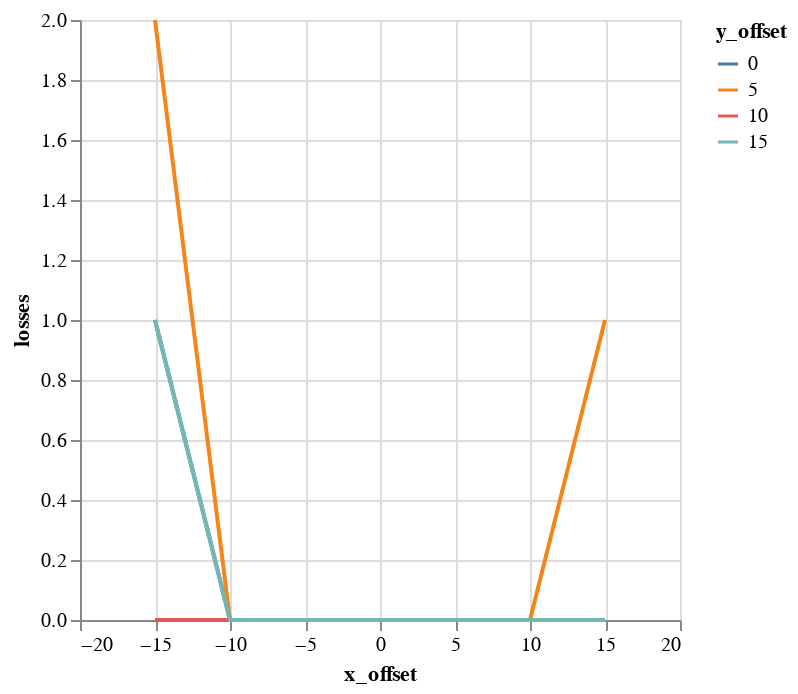

Source (notebook cell):
### Code cell
alt.Chart(emit_df).mark_line().encode(
    color='y_offset:N',
    x='x_offset',
    y='losses',
)

### Figure 1 — Vega-Lite specification as saved in the notebook (floating-point values rounded to 4 significant figures)
{"$schema": "https://vega.github.io/schema/vega-lite/v1.2.1.json", "data": {"values": [{"losses": 1, "relbeta": 0.002308, "sourceID": 16777222, "sourceName": "x_-15_y_0", "x_emittance": 1.753, "x_emittance_rel": 1.081, "x_norm_emittance": 0.004047, "x_offset": -15, "y_emittance": 1.657, "y_emittance_rel": 1.054, "y_norm_emittance": 0.003825, "y_offset": 0}, {"losses": 2, "relbeta": 0.002308, "sourceID": 16777229, "sourceName": "x_-15_y_5", "x_emittance": 1.858, "x_emittance_rel": 1.166, "x_norm_emittance": 0.004288, "x_offset": -15, "y_emittance": 1.713, "y_emittance_rel": 1.075, "y_norm_emittance": 0.003955, "y_offset": 5}, {"losses": 0, "relbeta": 0.002308, "sourceID": 16777236, "sourceName": "x_-15_y_10", "x_emittance": 2.364, "x_emittance_rel": 1.462, "x_norm_emittance": 0.005458, "x_offset": -15, "y_emittance": 1.987, "y_emittance_rel": 1.244, "y_norm_emittance": 0.004586, "y_offset": 10}, {"losses": 1, "relbeta": 0.002308, "sourceID": 16777243, "sourceName": "x_-15_y_15", "x_emittance": 2.878, "x_emittance_rel": 1.722, "x_norm_emittance": 0.006644, "x_offset": -15, "y_emittance": 2.704, "y_emittance_rel": 1.627, "y_norm_emittance": 0.006243, "y_offset": 15}, {"losses": 0, "relbeta": 0.002308, "sourceID": 16777220, "sourceName": "x_-10_y_0", "x_emittance": 1.606, "x_emittance_rel": 1.009, "x_norm_emittance": 0.003708, "x_offset": -10, "y_emittance": 1.617, "y_emittance_rel": 1.042, "y_norm_emittance": 0.003733, "y_offset": 0}, {"losses": 0, "relbeta": 0.002308, "sourceID": 16777227, "sourceName": "x_-10_y_5", "x_emittance": 1.732, "x_emittance_rel": 1.074, "x_norm_emittance": 0.003999, "x_offset": -10, "y_emittance": 1.752, "y_emittance_rel": 1.109, "y_norm_emittance": 0.004044, "y_offset": 5}, {"losses": 0, "relbeta": 0.002308, "sourceID": 16777234, "sourceName": "x_-10_y_10", "x_emittance": 2.072, "x_emittance_rel": 1.393, "x_norm_emittance": 0.004782, "x_offset": -10, "y_emittance": 2.265, "y_emittance_rel": 1.36, "y_norm_emittance": 0.005229, "y_offset": 10}, {"losses": 0, "relbeta": 0.002308, "sourceID": 16777241, "sourceName": "x_-10_y_15", "x_emittance": 2.649, "x_emittance_rel": 1.827, "x_norm_emittance": 0.006115, "x_offset": -10, "y_emittance": 2.561, "y_emittance_rel": 1.567, "y_norm_emittance": 0.005912, "y_offset": 15}, {"losses": 0, "relbeta": 0.002308, "sourceID": 16777218, "sourceName": "x_-5_y_0", "x_emittance": 1.778, "x_emittance_rel": 1.061, "x_norm_emittance": 0.004105, "x_offset": -5, "y_emittance": 1.851, "y_emittance_rel": 1.078, "y_norm_emittance": 0.004273, "y_offset": 0}, {"losses": 0, "relbeta": 0.002308, "sourceID": 16777225, "sourceName": "x_-5_y_5", "x_emittance": 2.086, "x_emittance_rel": 1.369, "x_norm_emittance": 0.004816, "x_offset": -5, "y_emittance": 2.159, "y_emittance_rel": 1.328, "y_norm_emittance": 0.004985, "y_offset": 5}, {"losses": 0, "relbeta": 0.002308, "sourceID": 16777232, "sourceName": "x_-5_y_10", "x_emittance": 2.964, "x_emittance_rel": 1.961, "x_norm_emittance": 0.006842, "x_offset": -5, "y_emittance": 3.064, "y_emittance_rel": 1.983, "y_norm_emittance": 0.007074, "y_offset": 10}, {"losses": 0, "relbeta": 0.002308, "sourceID": 16777239, "sourceName": "x_-5_y_15", "x_emittance": 4.954, "x_emittance_rel": 2.928, "x_norm_emittance": 0.01144, "x_offset": -5, "y_emittance": 4.62, "y_emittance_rel": 3.07, "y_norm_emittance": 0.01066, "y_offset": 15}, {"losses": 0, "relbeta": 0.002308, "sourceID": 16777216, "sourceName": "x_0_y_0", "x_emittance": 1.703, "x_emittance_rel": 1.106, "x_norm_emittance": 0.003931, "x_offset": 0, "y_emittance": 1.71, "y_emittance_rel": 1.113, "y_norm_emittance": 0.003946, "y_offset": 0}, {"losses": 0, "relbeta": 0.002308, "sourceID": 16777223, "sourceName": "x_0_y_5", "x_emittance": 2.34, "x_emittance_rel": 1.519, "x_norm_emittance": 0.005403, "x_offset": 0, "y_emittance": 2.426, "y_emittance_rel": 1.581, "y_norm_emittance": 0.005601, "y_offset": 5}, {"losses": 0, "relbeta": 0.002308, "sourceID": 16777230, "sourceName": "x_0_y_10", "x_emittance": 3.589, "x_emittance_rel": 2.558, "x_norm_emittance": 0.008285, "x_offset": 0, "y_emittance": 3.79, "y_emittance_rel": 2.569, "y_norm_emittance": 0.008748, "y_offset": 10}, {"losses": 0, "relbeta": 0.002308, "sourceID": 16777237, "sourceName": "x_0_y_15", "x_emittance": 7.012, "x_emittance_rel": 3.966, "x_norm_emittance": 0.01619, "x_offset": 0, "y_emittance": 6.822, "y_emittance_rel": 4.231, "y_norm_emittance": 0.01575, "y_offset": 15}, {"losses": 0, "relbeta": 0.002308, "sourceID": 16777217, "sourceName": "x_5_y_0", "x_emittance": 1.82, "x_emittance_rel": 1.174, "x_norm_emittance": 0.004201, "x_offset": 5, "y_emittance": 1.962, "y_emittance_rel": 1.172, "y_norm_emittance": 0.004529, "y_offset": 0}, {"losses": 0, "relbeta": 0.002308, "sourceID": 16777224, "sourceName": "x_5_y_5", "x_emittance": 2.881, "x_emittance_rel": 1.798, "x_norm_emittance": 0.00665, "x_offset": 5, "y_emittance": 2.651, "y_emittance_rel": 1.799, "y_norm_emittance": 0.006121, "y_offset": 5}, {"losses": 0, "relbeta": 0.002308, "sourceID": 16777231, "sourceName": "x_5_y_10", "x_emittance": 4.255, "x_emittance_rel": 2.91, "x_norm_emittance": 0.009824, "x_offset": 5, "y_emittance": 4.069, "y_emittance_rel": 2.553, "y_norm_emittance": 0.009394, "y_offset": 10}, {"losses": 0, "relbeta": 0.002308, "sourceID": 16777238, "sourceName": "x_5_y_15", "x_emittance": 7.422, "x_emittance_rel": 4.644, "x_norm_emittance": 0.01713, "x_offset": 5, "y_emittance": 7.552, "y_emittance_rel": 4.798, "y_norm_emittance": 0.01743, "y_offset": 15}, {"losses": 0, "relbeta": 0.002308, "sourceID": 16777219, "sourceName": "x_10_y_0", "x_emittance": 1.895, "x_emittance_rel": 1.248, "x_norm_emittance": 0.004375, "x_offset": 10, "y_emittance": 1.907, "y_emittance_rel": 1.192, "y_norm_emittance": 0.004402, "y_offset": 0}, {"losses": 0, "relbeta": 0.002308, "sourceID": 16777226, "sourceName": "x_10_y_5", "x_emittance": 2.656, "x_emittance_rel": 1.835, "x_norm_emittance": 0.006131, "x_offset": 10, "y_emittance": 2.479, "y_emittance_rel": 1.645, "y_norm_emittance": 0.005723, "y_offset": 5}, {"losses": 0, "relbeta": 0.002308, "sourceID": 16777233, "sourceName": "x_10_y_10", "x_emittance": 5.553, "x_emittance_rel": 3.186, "x_norm_emittance": 0.01282, "x_offset": 10, "y_emittance": 4.884, "y_emittance_rel": 3.029, "y_norm_emittance": 0.01127, "y_offset": 10}, {"losses": 0, "relbeta": 0.002308, "sourceID": 16777240, "sourceName": "x_10_y_15", "x_emittance": 7.259, "x_emittance_rel": 4.615, "x_norm_emittance": 0.01676, "x_offset": 10, "y_emittance": 6.984, "y_emittance_rel": 4.621, "y_norm_emittance": 0.01612, "y_offset": 15}, {"losses": 0, "relbeta": 0.002308, "sourceID": 16777221, "sourceName": "x_15_y_0", "x_emittance": 2.51, "x_emittance_rel": 1.675, "x_norm_emittance": 0.005794, "x_offset": 15, "y_emittance": 1.819, "y_emittance_rel": 1.153, "y_norm_emittance": 0.0042, "y_offset": 0}, {"losses": 1, "relbeta": 0.002308, "sourceID": 16777228, "sourceName": "x_15_y_5", "x_emittance": 3.124, "x_emittance_rel": 1.987, "x_norm_emittance": 0.007211, "x_offset": 15, "y_emittance": 2.545, "y_emittance_rel": 1.713, "y_norm_emittance": 0.005876, "y_offset": 5}, {"losses": 0, "relbeta": 0.002308, "sourceID": 16777235, "sourceName": "x_15_y_10", "x_emittance": 4.751, "x_emittance_rel": 2.928, "x_norm_emittance": 0.01097, "x_offset": 15, "y_emittance": 4.545, "y_emittance_rel": 2.813, "y_norm_emittance": 0.01049, "y_offset": 10}, {"losses": 0, "relbeta": 0.002308, "sourceID": 16777242, "sourceName": "x_15_y_15", "x_emittance": 7.002, "x_emittance_rel": 4.622, "x_norm_emittance": 0.01616, "x_offset": 15, "y_emittance": 7.184, "y_emittance_rel": 4.525, "y_norm_emittance": 0.01658, "y_offset": 15}]}, "encoding": {"color": {"field": "y_offset", "type": "nominal"}, "x": {"field": "x_offset", "type": "quantitative"}, "y": {"field": "losses", "type": "quantitative"}}, "mark": "line"}
